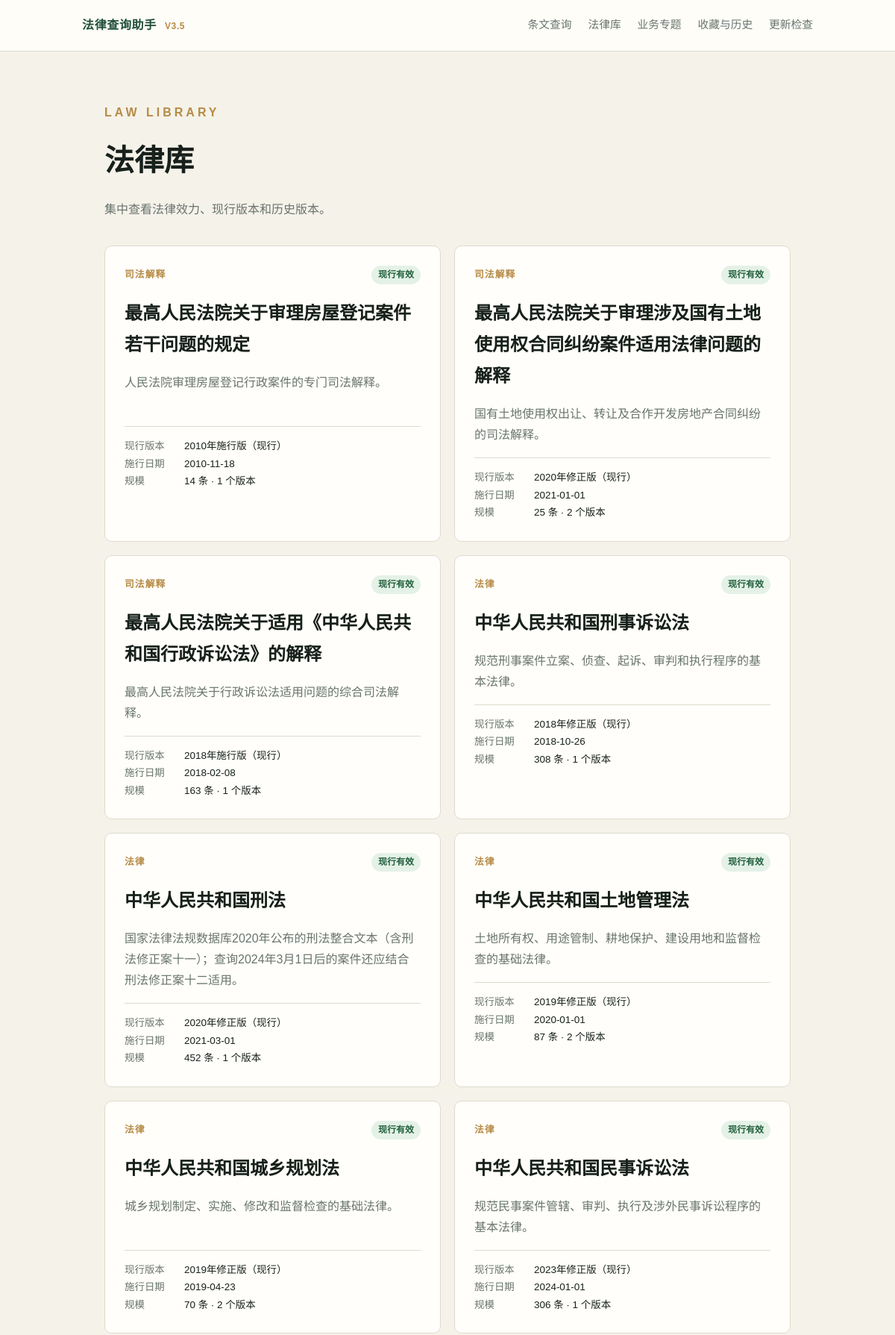
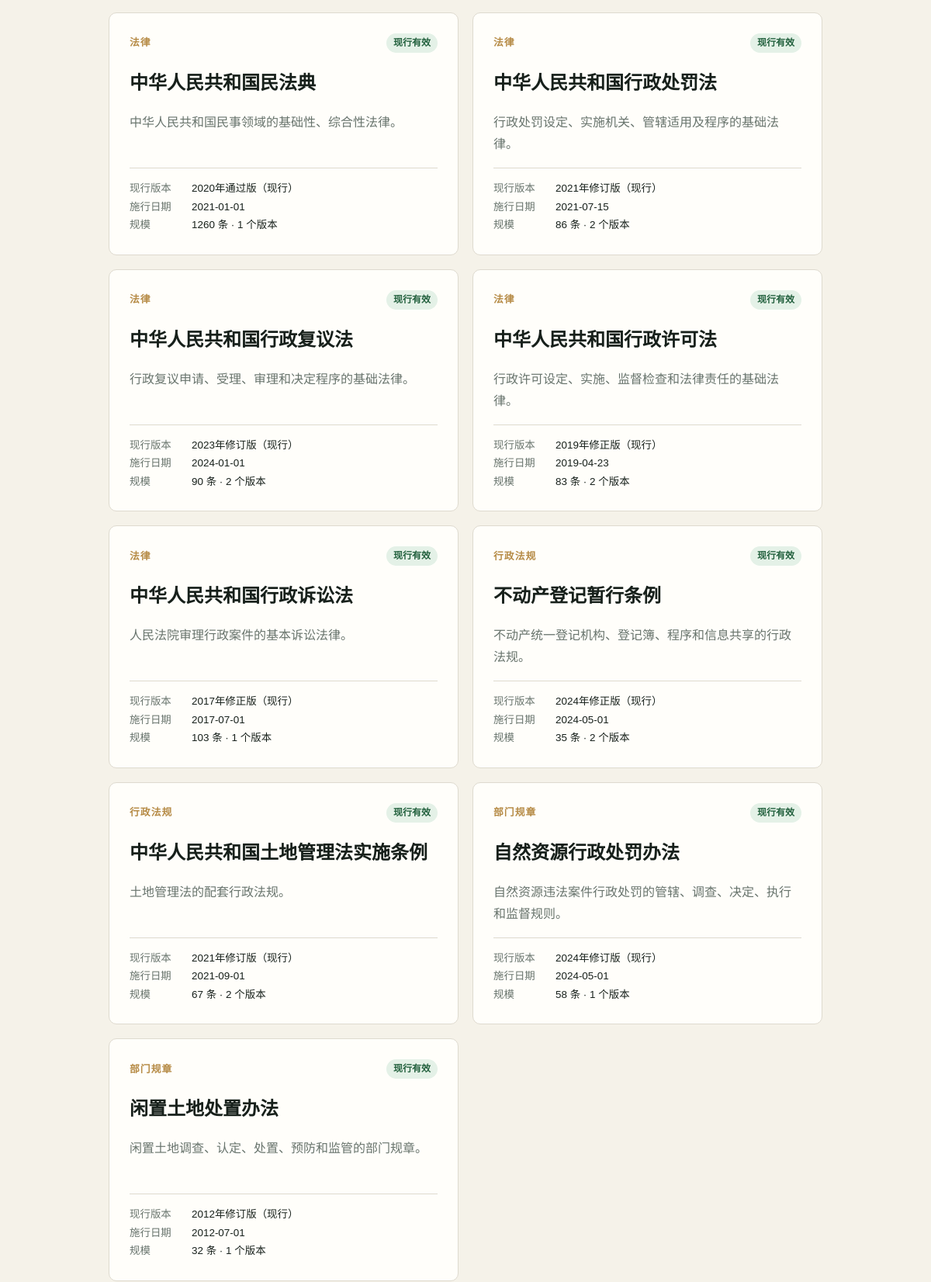
Page /laws (upper part) on the committed database (2 pictures, top to bottom).
### tables this page shows
CREATE TABLE law_versions (
    id INTEGER PRIMARY KEY AUTOINCREMENT,
    law_id INTEGER NOT NULL,
    version_label TEXT NOT NULL,
    status TEXT NOT NULL DEFAULT 'effective',
    promulgation_date TEXT,
    effective_date TEXT,
    expiry_date TEXT,
    source_url TEXT NOT NULL DEFAULT '',
    source_record_id TEXT NOT NULL DEFAULT '',
    source_hash TEXT NOT NULL DEFAULT '',
    is_current INTEGER NOT NULL DEFAULT 0 CHECK (is_current IN (0, 1)),
    imported_at TEXT NOT NULL DEFAULT CURRENT_TIMESTAMP,
    FOREIGN KEY (law_id) REFERENCES laws(id) ON DELETE CASCADE,
    UNIQUE (law_id, version_label)
);

CREATE TABLE laws (
    id INTEGER PRIMARY KEY AUTOINCREMENT,
    slug TEXT NOT NULL UNIQUE,
    title TEXT NOT NULL,
    short_name TEXT NOT NULL DEFAULT '',
    issuing_authority TEXT NOT NULL DEFAULT '',
    jurisdiction TEXT NOT NULL DEFAULT '中国',
    category TEXT NOT NULL DEFAULT '法律',
    status TEXT NOT NULL DEFAULT 'effective',
    promulgation_date TEXT,
    effective_date TEXT,
    expiry_date TEXT,
    source_url TEXT NOT NULL DEFAULT '',
    description TEXT NOT NULL DEFAULT '',
    created_at TEXT NOT NULL DEFAULT CURRENT_TIMESTAMP,
    updated_at TEXT NOT NULL DEFAULT CURRENT_TIMESTAMP
);

### app.py (the view)
    @app.get("/laws")
    def law_library():
        laws = get_db().execute(
            """
            SELECT l.*, v.id AS version_id, v.version_label, v.status AS version_status,
                   v.effective_date AS version_effective_date,
                   COUNT(a.id) AS article_count,
                   (SELECT COUNT(*) FROM law_versions all_v WHERE all_v.law_id=l.id) AS version_count
            FROM laws l
            LEFT JOIN law_versions v ON v.law_id=l.id AND v.is_current=1
            LEFT JOIN articles a ON a.law_version_id=v.id
            GROUP BY l.id ORDER BY l.category, l.title
            """
        ).fetchall()
        return render_template("laws.html", laws=laws)

### db.py (called while the page is built)
def get_db() -> sqlite3.Connection:
    if "db" not in g:
        db_path = Path(current_app.config["DATABASE"])
        db_path.parent.mkdir(parents=True, exist_ok=True)
        g.db = sqlite3.connect(db_path)
        g.db.row_factory = sqlite3.Row
        g.db.execute("PRAGMA foreign_keys = ON")
    return g.db

### templates/laws.html (shortened to what this page needs)
{% extends "base.html" %}
{% block content %}
  <div class="page-title">
    <p class="eyebrow">LAW LIBRARY</p>
    <h1>法律库</h1>
    <p>集中查看法律效力、现行版本和历史版本。</p>
  </div>
  <div class="law-grid">
    {% for law in laws %}
      <a class="law-card" href="{{ url_for('law_detail', law_slug=law['slug']) }}">
        <div class="law-card-top">
          <span class="law-category">{{ law['category'] }}</span>
          <span class="status-badge {{ law['status'] }}">{{ law['status']|status_label }}</span>
        </div>
        <h2>{{ law['title'] }}</h2>
        <p>{{ law['description'] or law['issuing_authority'] }}</p>
        <dl>
          <div><dt>现行版本</dt><dd>{{ law['version_label'] or '未设置' }}</dd></div>
          <div><dt>施行日期</dt><dd>{{ law['version_effective_date']|date_or_dash }}</dd></div>
          <div><dt>规模</dt><dd>{{ law['article_count'] }} 条 · {{ law['version_count'] }} 个版本</dd></div>
        </dl>
      </a>
    {% endfor %}
  </div>
{% endblock %}

### static/style.css (style rules this page uses)
:root { --ink: #17201b; --muted: #68746d; --paper: #f5f2e9; --card: #fffefa; --green: #214e3b; --gold: #b68b46; --line: #dedacf; }
* { box-sizing: border-box; }
body { margin: 0; color: var(--ink); background: var(--paper); font-family: "Microsoft YaHei", "PingFang SC", sans-serif; line-height: 1.75; }
.eyebrow { color: var(--gold); font-weight: 700; letter-spacing: .25em; }
.status-badge { white-space: nowrap; padding: 2px 9px; border-radius: 999px; font-size: .75rem; font-weight: 700; background: #ecebe6; color: var(--muted); }
.status-badge.effective { background: #e4f1e7; color: #23613e; }
.source-meta div, .law-facts div, .law-card dl div { display: grid; grid-template-columns: 80px 1fr; }
.source-meta dt, .law-facts dt, .law-card dt { color: var(--muted); }
.source-meta dd, .law-facts dd, .law-card dd { margin: 0; }
.page-title { margin-bottom: 34px; }
.page-title h1 { font-family: SimSun, serif; font-size: 2.5rem; margin: 5px 0; }
.page-title p:last-child { color: var(--muted); }
.law-grid { display: grid; grid-template-columns: repeat(2, 1fr); gap: 18px; }
.law-card { color: inherit; text-decoration: none; background: var(--card); border: 1px solid var(--line); border-radius: 10px; padding: 26px; transition: .18s ease; }
.law-card-top { display: flex; justify-content: space-between; align-items: center; }
.law-category { color: var(--gold); font-size: .8rem; font-weight: 700; letter-spacing: .08em; }
.law-card h2 { font-family: SimSun, serif; margin: 18px 0 8px; }
.law-card > p { color: var(--muted); min-height: 3.5em; }
.law-card dl { border-top: 1px solid var(--line); padding-top: 14px; margin-bottom: 0; font-size: .84rem; }

### rows in the picture
law_versions: category "司法解释", status|status_label "现行有效", title "最高人民法院关于审理房屋登记案件若干问题的规定", description "人民法院审理房屋登记行政案件的专门司法解释。", version_label "2010年施行版（现行）", version_effective_date "2010-11-18", article_count "14", version_count "1"
law_versions: category "司法解释", status|status_label "现行有效", title "最高人民法院关于审理涉及国有土地使用权合同纠纷案件适用法律问题的解释", description "国有土地使用权出让、转让及合作开发房地产合同纠纷的司法解释。", version_label "2020年修正版（现行）", version_effective_date "2021-01-01", article_count "25", version_count "2"
law_versions: category "司法解释", status|status_label "现行有效", title "最高人民法院关于适用《中华人民共和国行政诉讼法》的解释", description "最高人民法院关于行政诉讼法适用问题的综合司法解释。", version_label "2018年施行版（现行）", version_effective_date "2018-02-08", article_count "163", version_count "1"
law_versions: category "法律", status|status_label "现行有效", title "中华人民共和国刑事诉讼法", description "规范刑事案件立案、侦查、起诉、审判和执行程序的基本法律。", version_label "2018年修正版（现行）", version_effective_date "2018-10-26", article_count "308", version_count "1"
law_versions: category "法律", status|status_label "现行有效", title "中华人民共和国刑法", description "国家法律法规数据库2020年公布的刑法整合文本（含刑法修正案十一）；查询2024年3月1日后的案件还应结合刑法修正案十二适用。", version_label "2020年修正版（现行）", version_effective_date "2021-03-01", article_count "452", version_count "1"
law_versions: category "法律", status|status_label "现行有效", title "中华人民共和国土地管理法", description "土地所有权、用途管制、耕地保护、建设用地和监督检查的基础法律。", version_label "2019年修正版（现行）", version_effective_date "2020-01-01", article_count "87", version_count "2"
law_versions: category "法律", status|status_label "现行有效", title "中华人民共和国城乡规划法", description "城乡规划制定、实施、修改和监督检查的基础法律。", version_label "2019年修正版（现行）", version_effective_date "2019-04-23", article_count "70", version_count "2"
law_versions: category "法律", status|status_label "现行有效", title "中华人民共和国民事诉讼法", description "规范民事案件管辖、审判、执行及涉外民事诉讼程序的基本法律。", version_label "2023年修正版（现行）", version_effective_date "2024-01-01", article_count "306", version_count "1"
law_versions: category "法律", status|status_label "现行有效", title "中华人民共和国民法典", description "中华人民共和国民事领域的基础性、综合性法律。", version_label "2020年通过版（现行）", version_effective_date "2021-01-01", article_count "1260", version_count "1"
law_versions: category "法律", status|status_label "现行有效", title "中华人民共和国行政处罚法", description "行政处罚设定、实施机关、管辖适用及程序的基础法律。", version_label "2021年修订版（现行）", version_effective_date "2021-07-15", article_count "86", version_count "2"
law_versions: category "法律", status|status_label "现行有效", title "中华人民共和国行政复议法", description "行政复议申请、受理、审理和决定程序的基础法律。", version_label "2023年修订版（现行）", version_effective_date "2024-01-01", article_count "90", version_count "2"
law_versions: category "法律", status|status_label "现行有效", title "中华人民共和国行政许可法", description "行政许可设定、实施、监督检查和法律责任的基础法律。", version_label "2019年修正版（现行）", version_effective_date "2019-04-23", article_count "83", version_count "2"
law_versions: category "法律", status|status_label "现行有效", title "中华人民共和国行政诉讼法", description "人民法院审理行政案件的基本诉讼法律。", version_label "2017年修正版（现行）", version_effective_date "2017-07-01", article_count "103", version_count "1"
law_versions: category "行政法规", status|status_label "现行有效", title "不动产登记暂行条例", description "不动产统一登记机构、登记簿、程序和信息共享的行政法规。", version_label "2024年修正版（现行）", version_effective_date "2024-05-01", article_count "35", version_count "2"
law_versions: category "行政法规", status|status_label "现行有效", title "中华人民共和国土地管理法实施条例", description "土地管理法的配套行政法规。", version_label "2021年修订版（现行）", version_effective_date "2021-09-01", article_count "67", version_count "2"
law_versions: category "部门规章", status|status_label "现行有效", title "自然资源行政处罚办法", description "自然资源违法案件行政处罚的管辖、调查、决定、执行和监督规则。", version_label "2024年修订版（现行）", version_effective_date "2024-05-01", article_count "58", version_count "1"
law_versions: category "部门规章", status|status_label "现行有效", title "闲置土地处置办法", description "闲置土地调查、认定、处置、预防和监管的部门规章。", version_label "2012年修订版（现行）", version_effective_date "2012-07-01", article_count "32", version_count "1"
